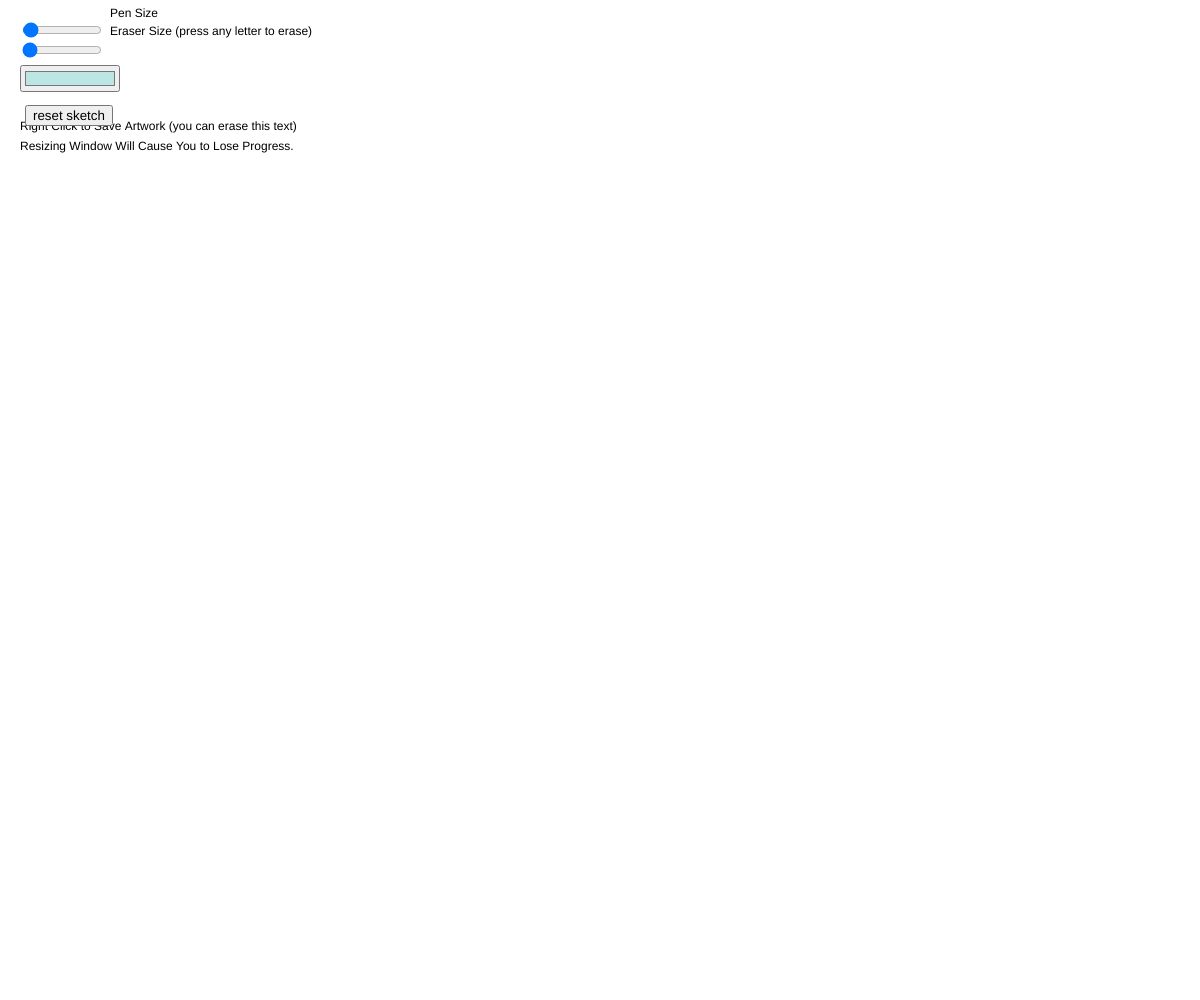
Frame 1 (no input)
Frame 60 (no input): identical to frame 1, image omitted
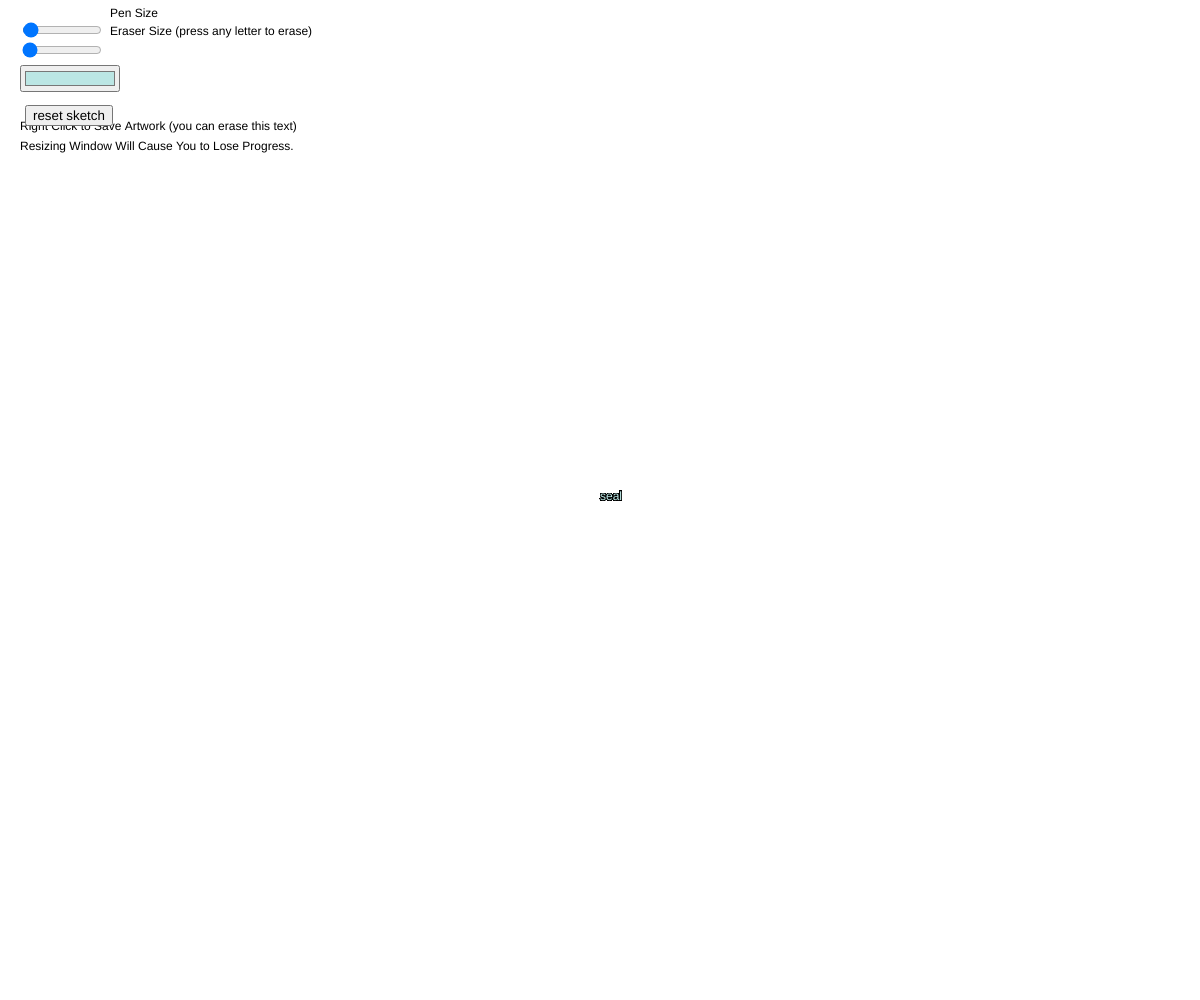
Frame 120 (the mouse pressed at the canvas centre since frame 60)

The p5.js sketch that drew these frames (run headless with seeded random() and noise() and a simulated clock; from frame 60 on, the mouse is pressed at the canvas centre):

// p5.js sketch
// ── sketch.js
let slider;
var colorPicker;

function setup() {
  createCanvas(windowWidth, windowHeight);
    createButton (50, 50)
  
  button = createButton('reset sketch');
  button.position(25, 105);
  button.mousePressed(resetSketch);
  
  
   slider = createSlider(5, 360, 12);
  slider.position(20,20);
  slider .style ('width', '80px');
  slider2 = createSlider(5, 150, 5); //first two numbers are range, third number is starting value 
  slider2.position(20,40);
  slider2.style("width", "80px");
  colorPicker = createColorPicker("#BBE6E4");
  colorPicker.position(20, 65);
  colorPicker.style("width", "100px");


  background(255);
   textSize (12)
   fill(000)
  text('Pen Size', 110, 17);
  text('Eraser Size (press any letter to erase)', 110, 35)
text ('Right Click to Save Artwork (you can erase this text)', 20, 130)

  text ('Resizing Window Will Cause You to Lose Progress.', 20, 150)

}

function draw() {
  
    let val = slider.value();
let val2 = slider2.value();
  
  stroke(0);
fill (colorPicker.color())
  if (mouseIsPressed === true) {
    text("seal", mouseX, mouseY);
    textSize (val)
  }
  
   if (keyIsPressed === true) {    //eraser tool - hold any key and drag mouse around to use eraser
        noStroke();
        fill(255);
        ellipse(mouseX,mouseY,val2, val2)
        x=mouseY;
        y=mouseX;
  }
}


function resetSketch() {
   background(255)
textSize (12)
   fill(000)
  text('Pen Size', 110, 17);
  text('Eraser Size (press any letter to erase)', 110, 35)
text ('Right Click to Save Artwork (you can erase this text)', 20, 130)
  text ('Resizing Window Will Cause You to Lose Progress.', 20, 150)
}

function windowResized() {
  clear();
  resizeCanvas(windowWidth, windowHeight);
  
}
